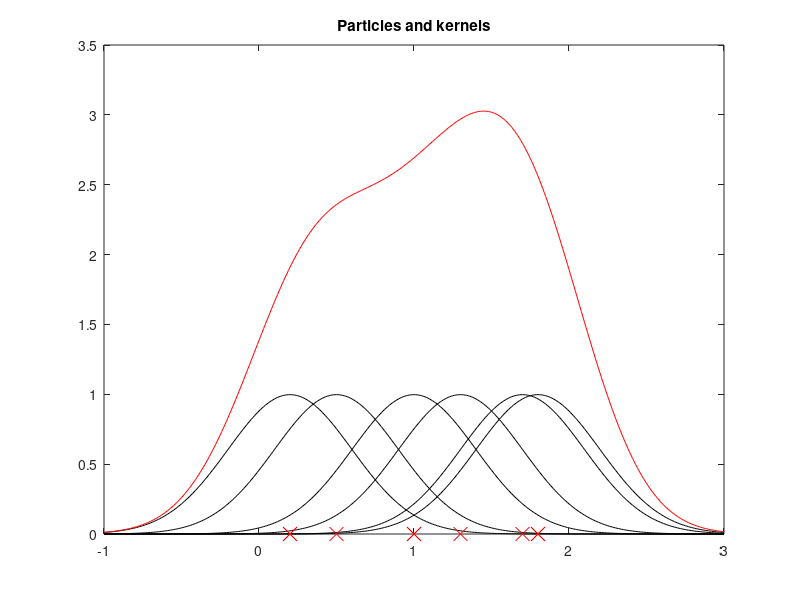

Write the MATLAB code that produced this figure.
% Illustration of Regularized Particle Filter
x=-1:0.01:3;
N=length(x);
Ksum=zeros(1,N);

pmu=[0.2, 0.5, 1, 1.3, 1.7, 1.8];
psig=0.4;

figure(1)
for nn=1:6,
    Kpdf=normpdf(x,pmu(nn),psig); %the kernels
    Ksum=Ksum+Kpdf;
    plot(x,Kpdf,'k'); hold on;    
end;  
plot(x,Ksum,'r'); %the sum of kernels
plot(pmu,zeros(1,6),'rx','MarkerSize',10); %the particles
title('Particles and kernels');
